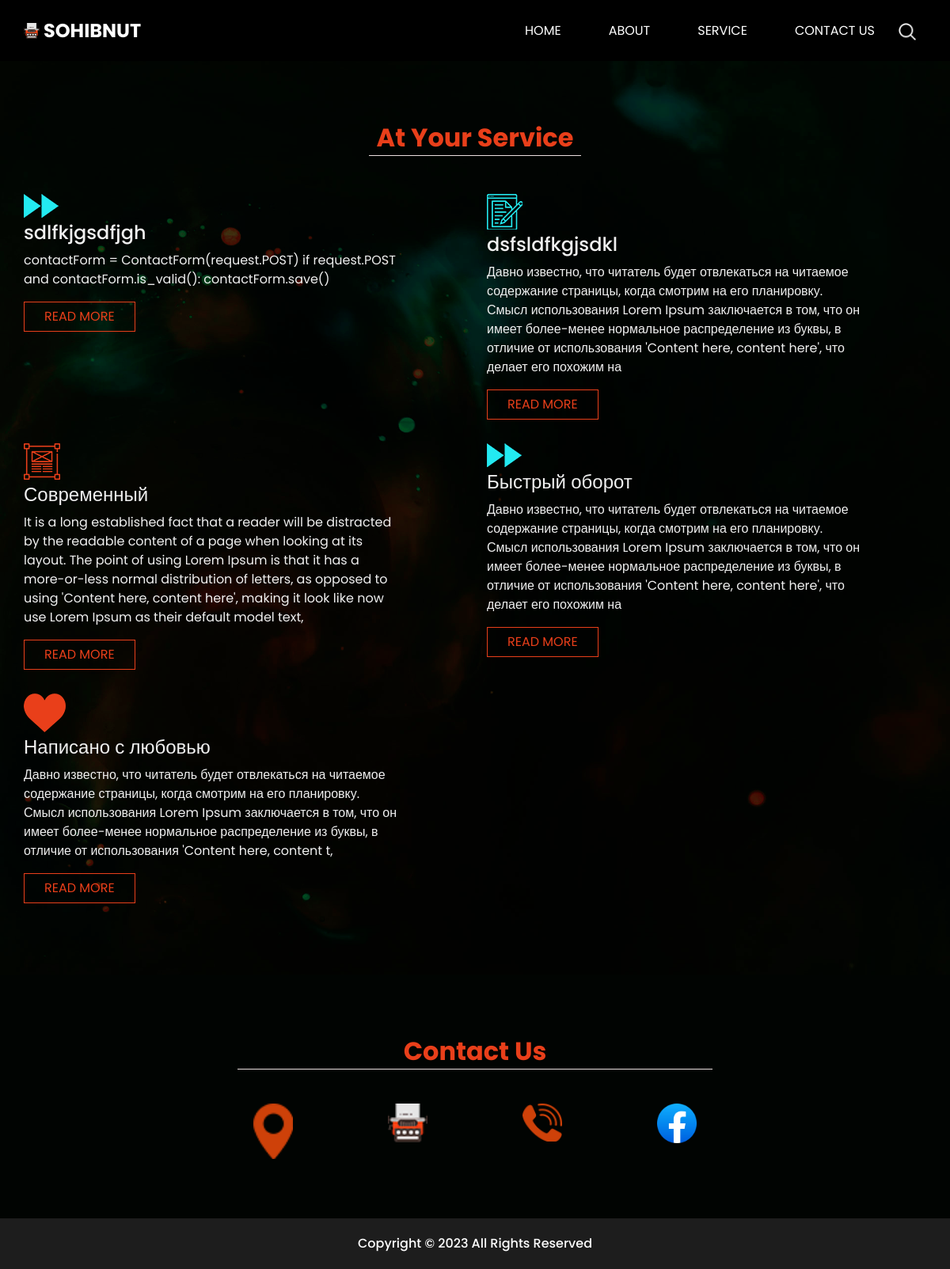
The page /service/ on the database as committed earlier.
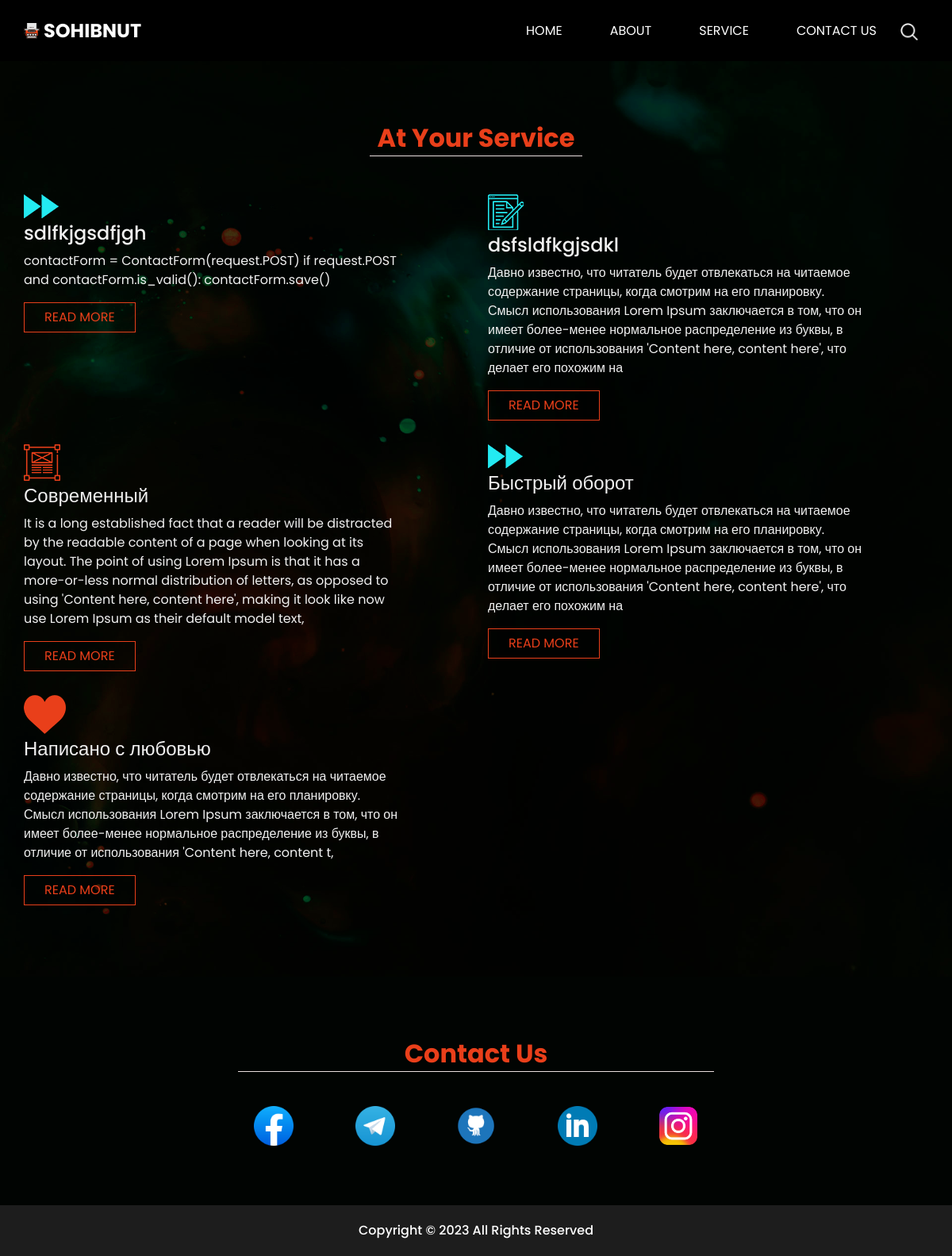
The same page on the database as committed later.
### home/models.py (models this page shows, shortened)
class Service(models.Model):
    title = models.CharField(max_length=40)
    body = models.TextField()
    time = models.DateTimeField(auto_now=True)
    icon = models.ImageField(upload_to="images/", blank=True)

class Contact(models.Model):
    icon = models.ImageField(upload_to="images/icons/")
    url = models.URLField()

### home/views.py (the view)
# urls.py: path('service/', servicePage, name="service"),
def servicePage(request):
    services = Service.objects.all().order_by("-time")
    wser = []
    for x in range(len(services)):
        if x%2==0:
            wser.append([])
        wser[-1].append(services[x])
    context = {
        "services": wser,
    }
    return render(request, 'service.html', context)

### home/context_processor.py (called while the page is built)
def baseView(request):
    cont = Contact.objects.all()
    context = {
        "contact": cont,
        "sitename": "Sohibnut",
    }
    return context

### templates/service.html (shortened to what this page needs)
{% extends "base.html" %}
{% load static %}
 {% block content %}
  </div>
  <div class="body_bg layout_padding">
        <section class="service_section ">
      <div class="container">
        <div class="heading_container">
          <h2>
            At Your Service
          </h2>
        </div>
      </div>
      <div class="container">
      {% for ser in services %}
      <div class="row">
        {% for it in ser %}
          <div class="col-md-6">
            <div class="box">
              <div class="img-box">
                <img src={{it.icon.url}} alt="">
              </div>
              <h4>
                {{it.title}}
              </h4>
              <p>
                {{it.body}}
              </p>
              <a href={% url 'service' %}>
                Read More
            </div>
          </div>
        {% endfor %}
        </div>
      {% endfor %}
      </div>
    </section>
  </div>
{% endblock content %}

### templates/base.html (shortened to what this page needs)
{% load static %}
<!DOCTYPE html>
<html>
<head>
  <link rel="stylesheet" type="text/css" href="https://cdnjs.cloudflare.com/ajax/libs/OwlCarousel2/2.1.3/assets/owl.carousel.min.css" />
  <link rel="stylesheet" href="https://maxcdn.bootstrapcdn.com/font-awesome/4.3.0/css/font-awesome.min.css">
  <link rel="stylesheet" type="text/css" href={% static "css/bootstrap.css" %} />
  <link href={% static "css/style.css" %} rel="stylesheet" />
  <link href={% static "css/responsive.css" %} rel="stylesheet" />
</head>
<body  class="sub_page">
  <div class="hero_area">
    <header class="header_section">
      <div class="container">
        <nav class="navbar navbar-expand-lg custom_nav-container pt-3">
          <a class="navbar-brand mr-5" href={% url "home" %}>
            <img src={% static "images/logo.png" %} alt="fregg logo">
            <span>
              {{sitename}}
            </span>
          <div class="collapse navbar-collapse" id="navbarSupportedContent">
            <div class="d-flex ml-auto flex-column flex-lg-row align-items-center">
              <ul class="navbar-nav  ">
                <li class="nav-item active">
                  <a class="nav-link" href={% url "home" %}> Home <span class="sr-only">(current)</span></a>
                </li>
                <li class="nav-item">
                  <a class="nav-link" href={% url "about" %}> About </a>
                </li>
                <li class="nav-item">
                  <a class="nav-link" href={% url "service" %}> Service </a>
                </li>
                <li class="nav-item">
                  <a class="nav-link" href={% url "contact" %}> Contact us </a>
                </li>
              </ul>
              <form class="form-inline">
                <button class="btn  my-2 my-sm-0 nav_search-btn" type="submit"></button>
              </form>
            </div>
          </div>
        </nav>
      </div>
    </header>
    {% block content %}
    {% endblock content %}
  <section class="info_section layout_padding">
    <div class="footer_contact">
      <div class="heading_container">
        <h2>
          Contact Us
        </h2>
      </div>
      <div class="box">
      {% for con in contact %}
        <a href={{con.url}} class="img-box">
          <img src={{con.icon.url}} alt="" class="img-1" width="50">
        </a>
      {% endfor %}
      </div>
    </div>
  </section>
  <section class="container-fluid footer_section">
    <p>
      Copyright &copy; 2023 All Rights Reserved
    </p>
  </section>
</body>
</html>

Rows that differ between the two databases and show on the page:
removed Contact: icon (picture)
removed Contact: icon (picture)
removed Contact: icon (picture)
added Contact: icon (picture)
added Contact: icon (picture)
added Contact: icon (picture)
added Contact: icon (picture)
